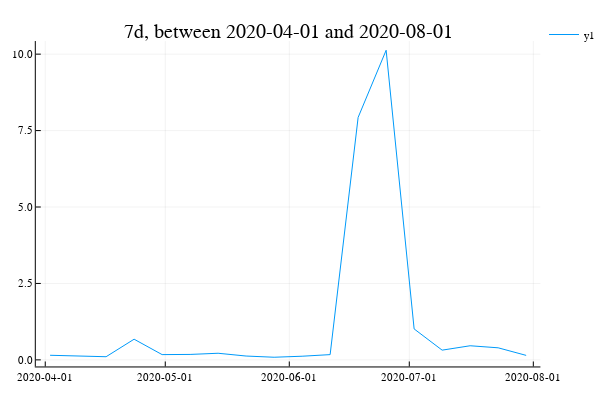

Here is the notebook cell this chart was saved with:
### Code cell
plot(data1.ts, data1.iv, title="7d, between 2020-04-01 to 2020-08-01")

### Figure 1 — Plotly figure (JSON) as saved in the notebook; plotly's stock layout.template omitted (floating-point values rounded to 4 significant figures)
{"data": [{"colorbar": {"title": ""}, "hoverinfo": "text", "legendgroup": "y1", "line": {"color": "rgba(0, 154, 250, 1.000)", "dash": "solid", "shape": "linear", "width": 1}, "mode": "lines", "name": "y1", "showlegend": true, "text": [null, null, null, null, null, null, null, null, null, null, null, null, null, null, null, null, null, null], "type": "scatter", "x": [63721486800000, 63722091600000, 63722696400000, 63723301200000, 63723906000000, 63724510800000, 63725115600000, 63725720400000, 63726325200000, 63726930000000, 63727534800000, 63728139600000, 63728744400000, 63729349200000, 63729954000000, 63730558800000, 63731163600000, 63731768400000], "xaxis": "x1", "y": [0.1506, 0.1181, 0.1028, 0.6758, 0.1725, 0.1779, 0.2165, 0.1253, 0.08596, 0.1191, 0.1722, 7.931, 10.13, 1.012, 0.3182, 0.4615, 0.3949, 0.1468], "yaxis": "y1", "zmax": null, "zmin": null}], "layout": {"annotations": [{"font": {"color": "rgba(0, 0, 0, 1.000)", "family": "sans-serif", "size": 20}, "rotation": 0, "showarrow": false, "text": "7d, between 2020-04-01 and 2020-08-01", "x": 0.5296, "xanchor": "center", "xref": "paper", "y": 1, "yanchor": "top", "yref": "paper"}], "height": 400, "legend": {"bgcolor": "rgba(255, 255, 255, 1.000)", "bordercolor": "rgba(0, 0, 0, 1.000)", "font": {"color": "rgba(0, 0, 0, 1.000)", "family": "sans-serif", "size": 11}, "tracegroupgap": 0, "x": 1, "y": 1}, "margin": {"b": 20, "l": 0, "r": 0, "t": 20}, "paper_bgcolor": "rgba(255, 255, 255, 1.000)", "plot_bgcolor": "rgba(255, 255, 255, 1.000)", "showlegend": true, "width": 600, "xaxis": {"anchor": "y1", "domain": [0.06582, 0.9934], "gridcolor": "rgba(0, 0, 0, 0.100)", "gridwidth": 0.5, "linecolor": "rgba(0, 0, 0, 1.000)", "mirror": false, "range": [63721178352000, 63732076848000], "showgrid": true, "showline": true, "showticklabels": true, "tickangle": 0, "tickcolor": "rgb(0, 0, 0)", "tickfont": {"color": "rgba(0, 0, 0, 1.000)", "family": "sans-serif", "size": 11}, "tickmode": "array", "ticks": "inside", "ticktext": ["2020-04-01", "2020-05-01", "2020-06-01", "2020-07-01", "2020-08-01"], "tickvals": [63721382400000, 63723974400000, 63726652800000, 63729244800000, 63731923200000], "title": "", "titlefont": {"color": "rgba(0, 0, 0, 1.000)", "family": "sans-serif", "size": 15}, "type": "-", "visible": true, "zeroline": false, "zerolinecolor": "rgba(0, 0, 0, 1.000)"}, "yaxis": {"anchor": "x1", "domain": [0.03762, 0.9415], "gridcolor": "rgba(0, 0, 0, 0.100)", "gridwidth": 0.5, "linecolor": "rgba(0, 0, 0, 1.000)", "mirror": false, "range": [-0.2153, 10.43], "showgrid": true, "showline": true, "showticklabels": true, "tickangle": 0, "tickcolor": "rgb(0, 0, 0)", "tickfont": {"color": "rgba(0, 0, 0, 1.000)", "family": "sans-serif", "size": 11}, "tickmode": "array", "ticks": "inside", "ticktext": ["0.0", "2.5", "5.0", "7.5", "10.0"], "tickvals": [0, 2.5, 5, 7.5, 10], "title": "", "titlefont": {"color": "rgba(0, 0, 0, 1.000)", "family": "sans-serif", "size": 15}, "type": "-", "visible": true, "zeroline": false, "zerolinecolor": "rgba(0, 0, 0, 1.000)"}}}
